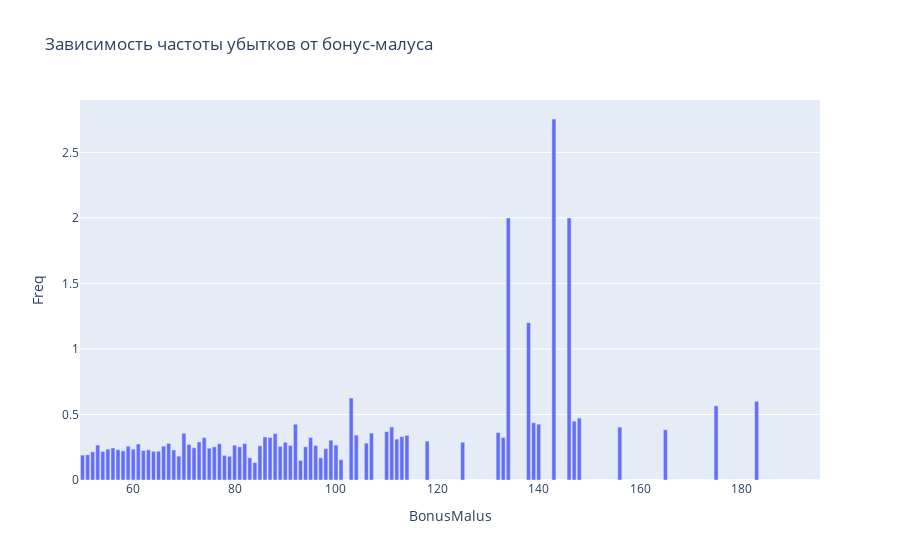

The cell this chart's notebook holds for it:
### Code cell
fig = px.bar(df_group_bm, x = 'BonusMalus', y = 'Freq', title = 'Зависимость частоты убытков от бонус-малуса')
fig.show()

### Figure 1 — Plotly figure (JSON) as saved in the notebook; plotly's stock layout.template omitted (floating-point values rounded to 4 significant figures)
{"data": [{"alignmentgroup": "True", "hovertemplate": "BonusMalus=%{x}<br>Freq=%{y}<extra></extra>", "legendgroup": "", "marker": {"color": "#636efa"}, "name": "", "offsetgroup": "", "orientation": "v", "showlegend": false, "textposition": "auto", "type": "bar", "x": [50, 51, 52, 53, 54, 55, 56, 57, 58, 59, 60, 61, 62, 63, 64, 65, 66, 67, 68, 69, 70, 71, 72, 73, 74, 75, 76, 77, 78, 79, 80, 81, 82, 83, 84, 85, 86, 87, 88, 89, 90, 91, 92, 93, 94, 95, 96, 97, 98, 99, 100, 101, 102, 103, 104, 105, 106, 107, 108, 109, 110, 111, 112, 113, 114, 115, 116, 117, 118, 119, 120, 121, 123, 124, 125, 126, 128, 130, 131, 132, 133, 134, 135, 138, 139, 140, 143, 146, 147, 148, 150, 155, 156, 157, 164, 165, 166, 173, 174, 175, 178, 183, 185, 195], "xaxis": "x", "y": [0.1901, 0.193, 0.2148, 0.2666, 0.2183, 0.2361, 0.2446, 0.2319, 0.2226, 0.2587, 0.2353, 0.2746, 0.2253, 0.2306, 0.2187, 0.22, 0.2586, 0.2795, 0.2293, 0.1824, 0.3563, 0.2711, 0.2461, 0.2901, 0.3237, 0.2429, 0.2534, 0.2768, 0.1881, 0.181, 0.2661, 0.2534, 0.2784, 0.17, 0.1335, 0.2606, 0.329, 0.3244, 0.3548, 0.257, 0.2882, 0.2634, 0.4257, 0.1494, 0.2542, 0.3239, 0.263, 0.1696, 0.2396, 0.3037, 0.2665, 0.1554, 0.0, 0.626, 0.3429, 0.0, 0.2814, 0.3578, 0.0, 0.0, 0.3687, 0.405, 0.312, 0.332, 0.3409, 0.0, 0.0, 0.0, 0.2964, 0.0, 0.0, 0.0, 0.0, 0.0, 0.2884, 0.0, 0.0, 0.0, 0.0, 0.362, 0.3253, 2.0, 0.0, 1.2, 0.4379, 0.4262, 2.755, 2.0, 0.4492, 0.4727, 0.0, 0.0, 0.404, 0.0, 0.0, 0.3836, 0.0, 0.0, 0.0, 0.5663, 0.0, 0.6006, 0.0, 0.0], "yaxis": "y"}], "layout": {"barmode": "relative", "legend": {"tracegroupgap": 0}, "title": {"text": "Зависимость частоты убытков от бонус-малуса"}, "xaxis": {"anchor": "y", "domain": [0.0, 1.0], "title": {"text": "BonusMalus"}}, "yaxis": {"anchor": "x", "domain": [0.0, 1.0], "title": {"text": "Freq"}}}}
